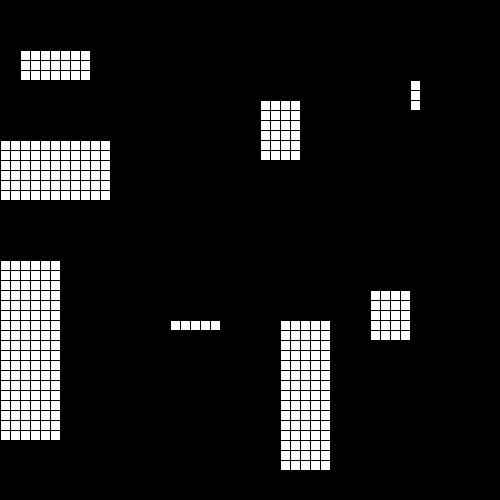
Frame 1 (no input)
Frame 60 (the mouse pressed at the canvas centre just before this capture): identical to frame 1, image omitted
Frame 120 (the mouse held since frame 60 and released just before this capture): identical to frame 1, image omitted

The Processing sketch that drew this single still picture (run headless with seeded random() and noise(); from frame 60 on, the mouse is pressed at the canvas centre):

// Processing sketch: quadtree3_processing
// ── quadtree3_processing.pde
//QUADTREE PRINCIPLES 3
//this is the same approach as in quadtree2, 
//except now we apply it to the grid!

boolean[][] grid;
final int CELLSIZE = 10;
int GRIDW;
int GRIDH;

int numSteps = 3;
ArrayList<Room> rooms = new ArrayList<Room>();

void setup() {
  size(500, 500);
  GRIDW = width/CELLSIZE;
  GRIDH = height/CELLSIZE;
  grid = new boolean[GRIDW][GRIDH];

  for (int i = 0; i < GRIDH; i++) {
    for (int j = 0; j < GRIDW; j++) {
      grid[j][i] = false;
    }
  }

  cut(0, 0, GRIDW, GRIDH, numSteps);
}

void draw() {
  background(0);
  for (int i = 0; i < GRIDH; i++) {
    for (int j = 0; j < GRIDW; j++) {
      if (grid[j][i]) {
        fill(255);
      } else {
        fill(0);
      }
      rect(j*CELLSIZE, i*CELLSIZE, CELLSIZE, CELLSIZE);
    }
  }
}

void cut(int x, int y, int w, int h, int step) {
  println("cutting");
  if (step > 0) {
    step--;
    int dir = floor(random(2));
    int newPos;
    switch (dir) {
    case 0:
      newPos = w/2;
      cut(x, y, newPos, h, step);
      cut(x+newPos, y, newPos, h, step);

      if (step == 0) {
        rooms.add(new Room(x, y, newPos, h));
        rooms.add(new Room(x+newPos, y, newPos, h));
      }
      break;
    case 1:
      newPos = h/2;
      cut(x, y, w, newPos, step);
      cut(x, y+newPos, w, newPos, step);

      if (step == 0) {
        rooms.add(new Room(x, y, w, newPos));
        rooms.add(new Room(x, y+newPos, w, newPos));
      }
      break;
    default:
      break;
    }
  }
}

class Room {
  int x;
  int y;
  int w;
  int h;

  int newX;
  int newY;
  int newW;
  int newH;

  int area;

  Room(int x, int y, int w, int h) {
    this.x = x;
    this.y = y;
    this.w = w;
    this.h = h;


    while (area < 1) {
      newX = (int)random(x, x+w/2);
      newY = (int)random(y, y+h/2);

      newW = (int)random(0, (x+w)-newX);
      newH = (int)random(0, (y+h)-newY);

      area = newW & newH;
    }

    for (int i = newY; i < newY+newH; i++) {
      for (int j = newX; j < newX+newW; j++) {
        grid[j][i] = true;
      }
    }
  }

  //void display() {
  //  stroke(0);
  //  fill(255);
  //  rect(x, y, w, h);
  //}

  void newDisplay() {
    noStroke();
    fill(255);
    rect(newX, newY, newW, newH);
  }
}
